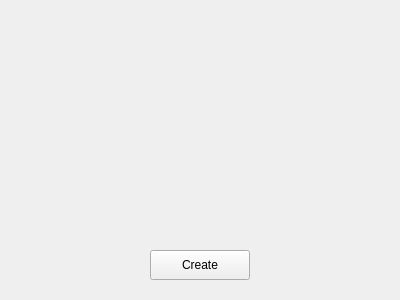
<?xml version="1.0" encoding="UTF-8"?>
<ui version="4.0">
 <class>MainWindow</class>
 <widget class="QWidget" name="MainWindow">
  <property name="geometry">
   <rect>
    <x>0</x>
    <y>0</y>
    <width>400</width>
    <height>300</height>
   </rect>
  </property>
  <property name="windowTitle">
   <string>Circles</string>
  </property>
  <widget class="QPushButton" name="button">
   <property name="geometry">
    <rect>
     <x>150</x>
     <y>250</y>
     <width>100</width>
     <height>30</height>
    </rect>
   </property>
   <property name="text">
    <string>Create</string>
   </property>
  </widget>
 </widget>
 <resources/>
 <connections/>
</ui>
